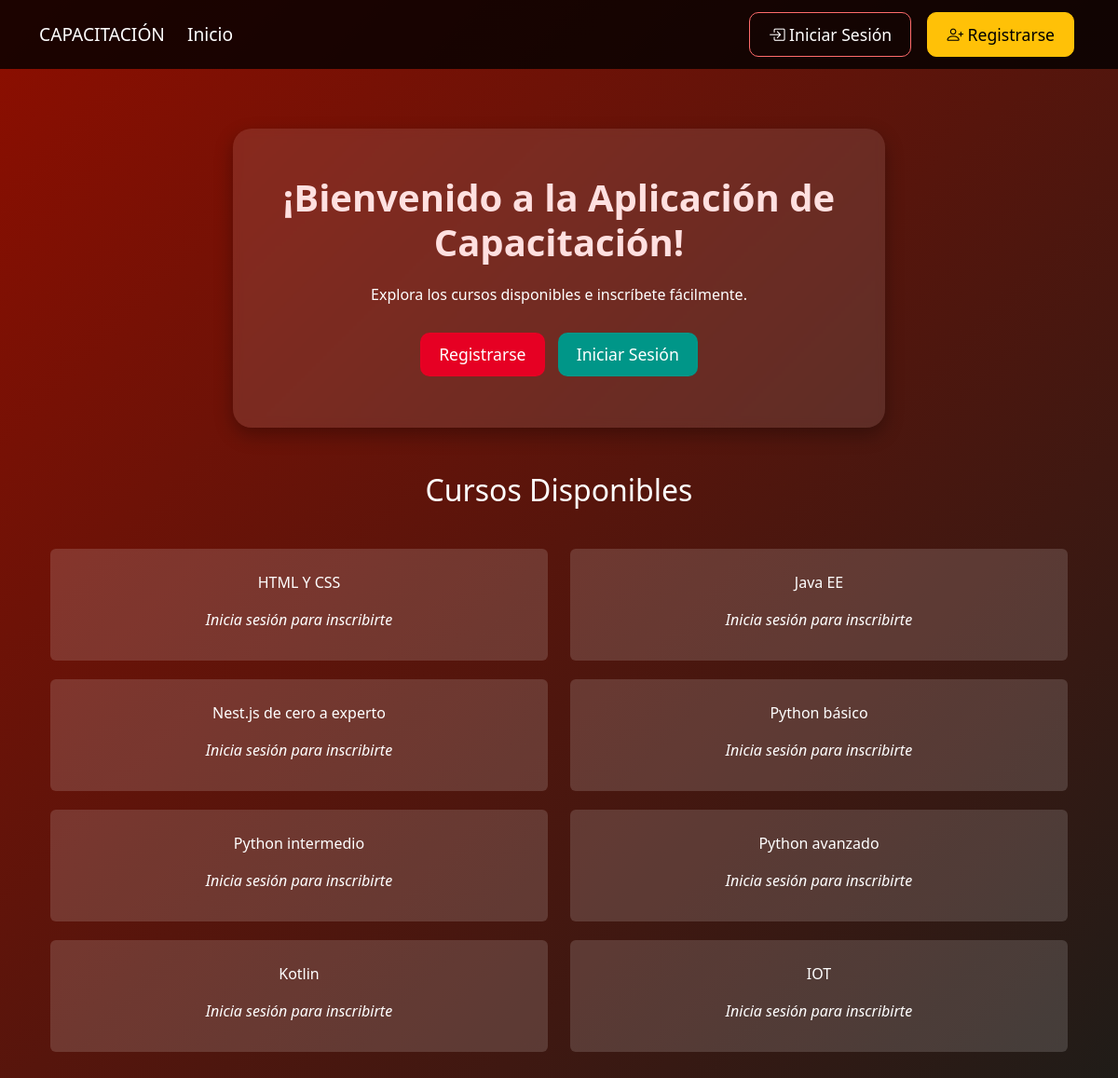
The page / on the database its author committed.
### tables this page shows
CREATE TABLE cursos (
        id INTEGER PRIMARY KEY,
        descripcion TEXT NOT NULL,
        horas INTEGER NOT NULL
    );

### app.py (the view)
@app.route("/")
def index():
    conn = get_db_connection()
    cursos = conn.execute("SELECT * FROM cursos").fetchall()
    conn.close()
    return render_template("index.html", cursos=cursos)

### app.py (called while the page is built)
def get_db_connection():
    conn = sqlite3.connect('bd_instituto.db')
    conn.row_factory = sqlite3.Row
    return conn

### templates/index.html (shortened to what this page needs)
{% extends "base.html" %}
{% block content %}
<div class="welcome-container">
  <div class="welcome-card">
    <h1>¡Bienvenido a la Aplicación de Capacitación!</h1>
    <p class="mb-4">Explora los cursos disponibles e inscríbete fácilmente.</p>
    {% if not current_user.is_authenticated %}
      <a href="{{ url_for('register') }}" class="btn btn-primary">Registrarse</a>
      <a href="{{ url_for('login') }}" class="btn btn-success">Iniciar Sesión</a>
    {% else %}
      <a href="{{ url_for('index') }}" class="btn btn-success">Inicio</a>
    {% endif %}
  </div>
  <div class="container mt-5">
    <h2 class="text-center mb-4">Cursos Disponibles</h2>
    <div class="row justify-content-center">
      {% for curso in cursos %}
      <div class="col-md-6">
        <div class="card p-3">
          <p class="card-text">{{ curso.descripcion }}</p>
          {% if current_user.is_authenticated %}
          <form
            method="post"
            action="{{ url_for('inscribirse', curso_id=curso.id) }}"
          >
            <input
              type="text"
              name="ci"
              class="form-control mb-2"
              placeholder="Introduce tu CI para inscribirte"
              required
            />
            <button type="submit" class="btn btn-success">Inscribirme</button>
          </form>
          {% else %}
          <p><em>Inicia sesión para inscribirte</em></p>
          {% endif %}
        </div>
      </div>
      {% else %}
      <p class="text-center mt-4">No hay cursos disponibles en este momento.</p>
      {% endfor %}
    </div>
  </div>
</div>
{% endblock %}

### templates/index.html (style rules this page uses)
body { background: linear-gradient(135deg, #8e0e00, #1f1c18); color: #fff; font-family: "Segoe UI", Tahoma, Geneva, Verdana, sans-serif; }
.welcome-container { padding: 40px 0; text-align: center; }
.welcome-card { background-color: rgba(255, 255, 255, 0.1); padding: 50px; border-radius: 20px; box-shadow: 0 8px 20px rgba(0, 0, 0, 0.3); backdrop-filter: blur(5px); animation: fadeIn 1s ease-in-out; max-width: 700px; margin: auto; }
h1 { font-size: 2.5rem; font-weight: bold; color: #ffe0e0; margin-bottom: 20px; }
.btn { font-size: 1.1rem; padding: 10px 20px; border-radius: 10px; margin: 5px; transition: 0.3s ease-in-out; }
.btn-primary { background-color: #e60023; border: none; }
.btn-success { background-color: #009688; border: none; }
.card { background-color: rgba(255, 255, 255, 0.15); border: none; color: #fff; margin-top: 20px; }
.card-text { font-size: 1rem; }

### rows shown on the page
cursos: descripcion "HTML Y CSS"
cursos: descripcion "Java EE"
cursos: descripcion "Nest.js de cero a experto"
cursos: descripcion "Python básico"
cursos: descripcion "Python intermedio"
cursos: descripcion "Python avanzado"
cursos: descripcion "Kotlin"
cursos: descripcion "IOT"
